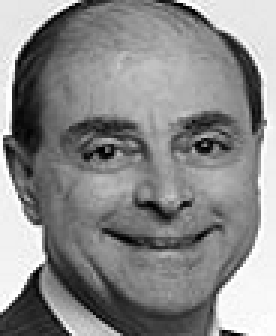
%> input picture test_aoun2.pgm, 92 x 112 px (shown 3 times larger)
$ octave test_face_rec.m   (GNU Octave 9; MATLAB toolbox functions it lacks are replaced by stand-ins)
%> lines starting %> are read from the running program, lines starting %| are printed output that depends on the picture
### face_rec.m
function face_rec(path_to_data, path_to_images, test_curr)
%> called with path_to_data = 'database/s*', path_to_images = 'database/s*/*.pgm'

real_max = 0.65;
imag_max = 0.05;

intensities = read_images(path_to_images);

% Pad the arrays to be the same size. In this case, 128 x 128 pixels
intensities = cellfun(@(x) padarray(x, [8,18], 'replicate'), intensities, 'UniformOutput', false);

% Compute the absolute, real, and imaginary frequencies and store them in
% cells; arguments are the intensities, 1 to normalize, and 1 to shift the
% origin to the center
[fft_abs, fft_real] = cellfun(@(x) features(x,1,1), intensities, 'UniformOutput',false);

% [11 lines of commented-out code are left out]
input = double(imread(test_curr))/255;
%> input: size 112x92 double; min 0, max 1, mean 0.538
input = padarray(input,[8,18],'replicate');
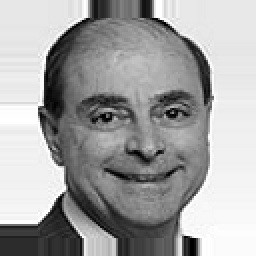
%> input: size 128x128 double (shown 2 times larger); min 0, max 1, mean 0.639

figure;
subplot(2, 1, 1)
imshow(input);
title("Input Image");

input_fft = fft2(input);

subplot(2, 1, 2)
imshow(real(input_fft));
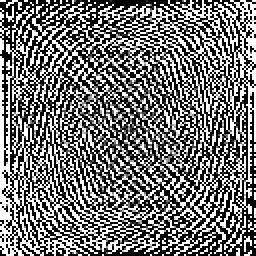
%> displayed picture: size 128x128, on the screen's scale of 0 to 255 (shown 2 times larger); min 0, max 255, mean 117
title("FFT of the Input");

[~, fft_real, fft_imag] = cellfun(@(x) features(x, 1, 0), intensities, 'UniformOutput', false);
vars_real = get_vars(fft_real, 1);
vars_imag = get_vars(fft_imag, 1);

% Store the largest variances in real and imaginary parts.
real_max_idx = vars_real > real_max;
imag_max_idx = vars_imag > imag_max;
input_real = real(input_fft);
input_imag = imag(input_fft);

% Zero everything except these points out.
input_real(real_max_idx) = 0;
input_imag(imag_max_idx) = 0;

% Convert from Fourier space to [x, y].
input_deletions = complex(input_real, input_imag);
filtered_input = ifft2(input_deletions);

% Display the image.
% figure;
% imshow(filtered_input);
% title("Inverse FFT of Input Without Features");

% Bring out the variant frequencies.
real_var = real(input_fft);
real_var(~real_max_idx) = 0;

path = dir(path_to_data);
folders = length(path);
% store the feature frequency for each person, devided into real and imag
frequency_real = [];

% For each person in the database, store the average real and imaginary
% frequencies.
for i = 1:folders
    path_to_images = strcat(path(i).folder, '\s', string(i),'\*.pgm');
    data = read_images(path_to_images);
    intensities = cellfun(@(x) padarray(x,[8,18],'replicate'), data, 'UniformOutput',false);

    % Perform fft once again on preprocessed data. Store the frequencies in
    % cell arrays.
    [~, img_real] = cellfun(@(x) features(x,0,0), intensities,'UniformOutput', false);

    % Compute the average of the real part.
    img_real =  cat(3, img_real{:});
    real_avg = mean(img_real,3);

    % Extract the most variant parts from when I zeroed them out earlier.
    real_avg(~ real_max_idx) = 0;
    frequency_real = cat(3, frequency_real, real_avg);
end

feature_real_dis = [];

% For each person, compute the difference between the input image's feature
% vector and the average feature vector of that person's data.
for i = 1:folders
   real_distance = feature_distance(real_var, frequency_real(:,:,i));
   feature_real_dis = [feature_real_dis, real_distance];
end

% Compute the minimum distance of all faces in the database.
[match_real, match_indx] = min(feature_real_dis);

% Print the prediction.
fprintf('The best match is s%i.\n', match_indx);

% Show the prediction alongside the input.
i = randi([1,10]);
predicted = strcat('database/s', string(match_indx), '/', string(i), '.pgm');
match = double(imread(char(predicted)))/255;
match = padarray(match, [8, 18], 'replicate');

figure;
subplot(1,2,1)
imshow(input);
title('Input Image');

subplot(1,2,2)
imshow(match);
title('Output Prediction');

fprintf('==== Distance Between Input Features and Average Feature of a Person ====\n%g \n', feature_real_dis);

end

### get_vars.m
function var_map = get_vars(freq_data, normalize)
    % Convert the 2D image to a 3D matrix.
    image_array = cat(3, freq_data{:});
    % calculate the variance of each pixel
    var_map = var(image_array, 0, 3);
    if normalize
        var_map = shift_freq(var_map, 0);
    end
end

### read_images.m
function data = read_images(image_path)
% Function to read all pgms and store them in an cell array.
path = dir(image_path);
num_files = length(path);
data = cell(1, num_files);

    for i = 1:num_files
        file_name = strcat(path(i).folder, '\', path(i).name);
        image = double(imread(file_name))/255;
        data{i} = image;
    end
end

### shift_freq.m
% Used to shift the 0 frequency to the center
function freq = shift_freq(freq, shift)
    freq = freq - min(freq(:));
%> the run ends on the next line
    freq = freq/max(freq(:));
    if shift
        freq = fftshift(freq);
    end
end

### test_face_rec.m
clear; clc; close all;

path_to_data = 'database/s*';
path_to_images = 'database/s*/*.pgm';

% to store some tests
tests = ["test_aoun1.pgm", "test_aoun2.pgm", "test_31.pgm", "test_9.pgm"];
test_curr = tests(2);

face_rec(path_to_data, path_to_images, test_curr)
